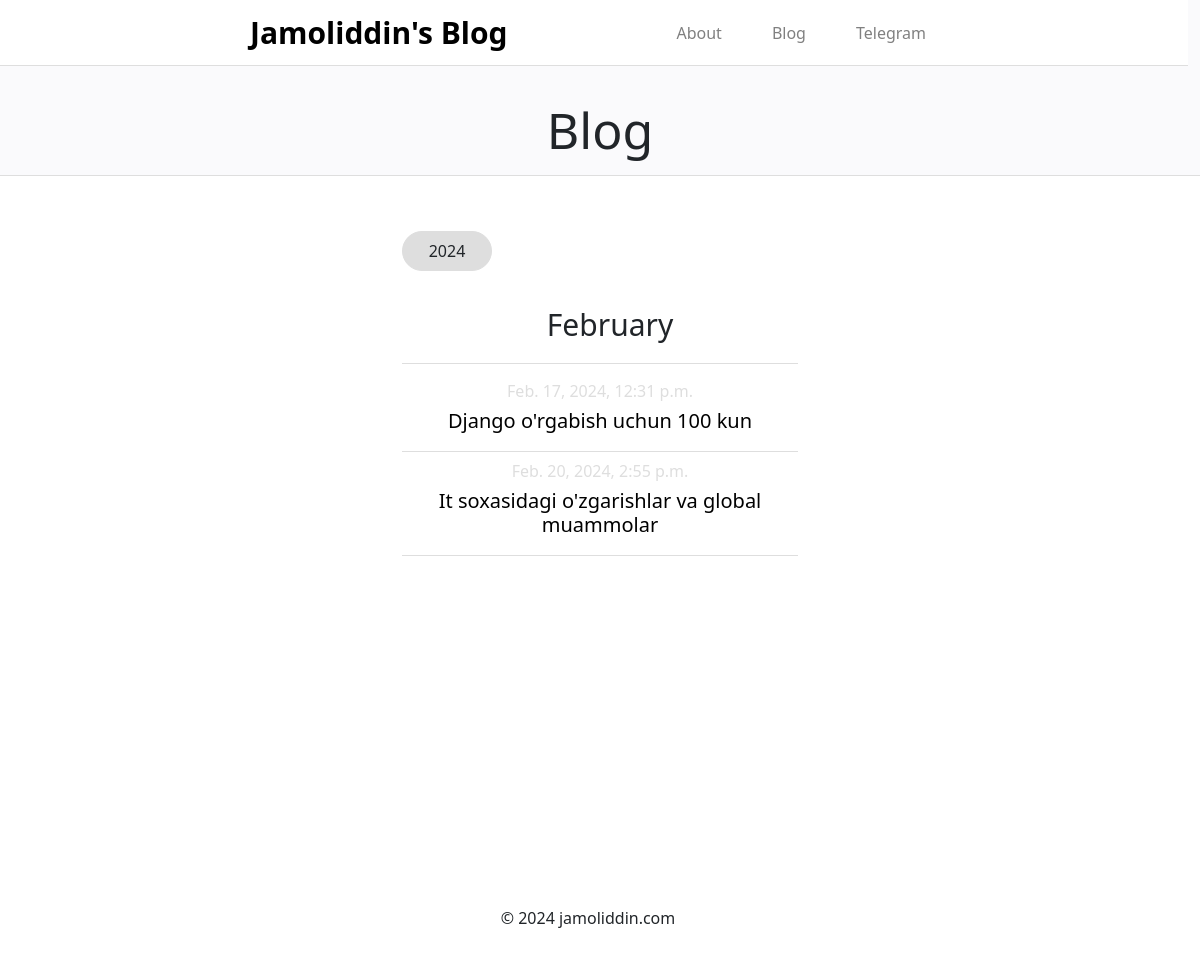
/blog/, run on an earlier commit of the app's database.
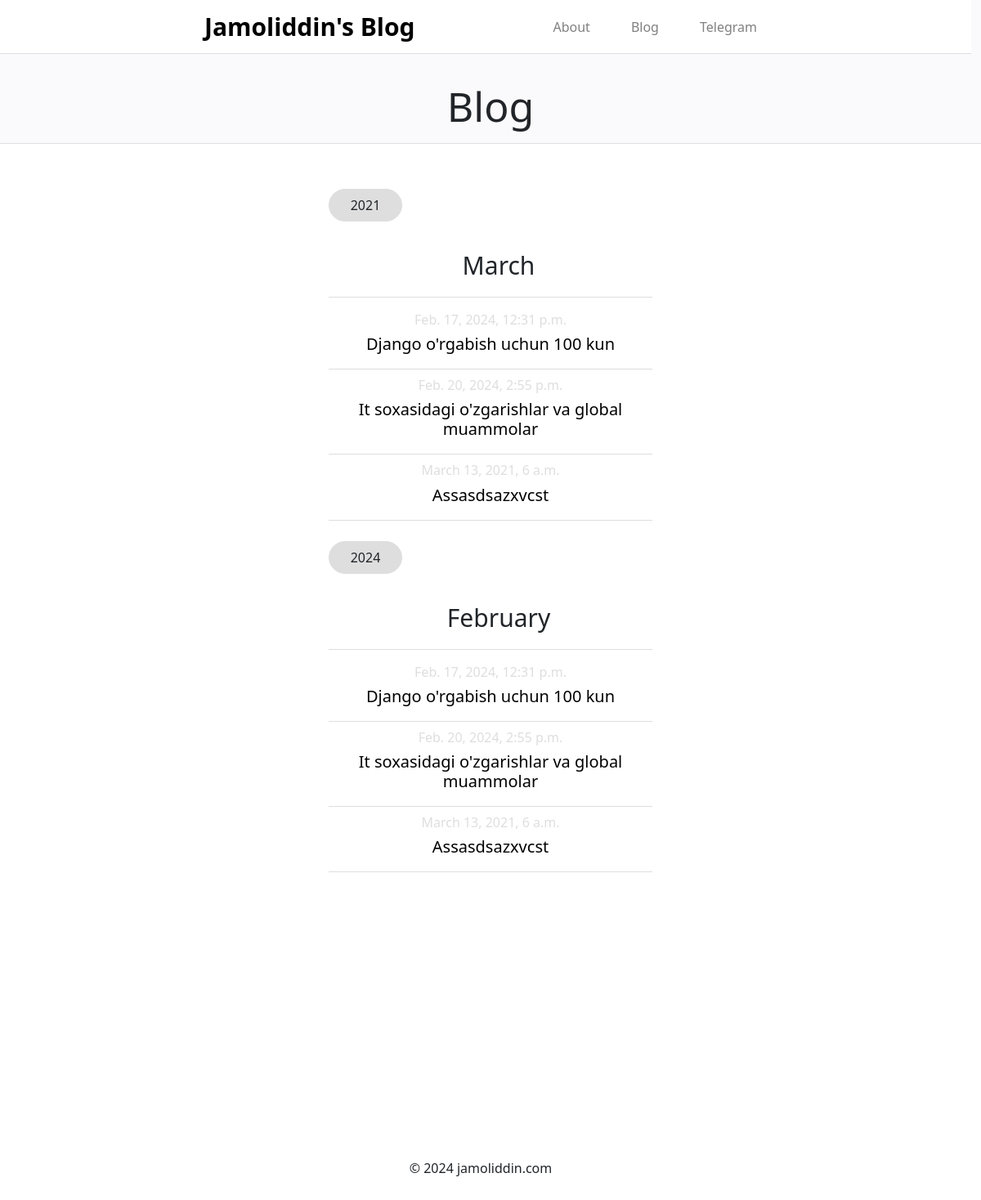
And on a later commit of the database.
### mainApp/models.py (models this page shows, shortened)
class Article(models.Model):
    title = models.CharField(max_length=250)
    date = models.DateTimeField()

### mainApp/views.py (the view)
# urls.py: path('blog/', Blog.as_view(), name='blog'),
class Blog(View):
    def get(self, request):
        months_dict = {'01': 'January', '02': 'February', '03': 'March', '04': 'April', '05': 'May', '06': 'June',
                  '07': 'July', '08': 'August', '09': 'September', '10': 'October', '11': 'November', '12': 'December'}
        years=[]
        months=[]
        articles=Article.objects.all()
        for article in articles:
            years.append(str(article.date)[:4])
            months.append(str(article.date)[:4] + months_dict[str(article.date)[5:7]])
        years=set(years)
        months=set(months)
        context={
            'years': years,
            'months': months,
            'articles': articles,
            'titles': Article.objects.all()
        }
        return render(request, 'blog.html', context)

### templates/blog.html (shortened to what this page needs)
<!DOCTYPE html>
<html lang="uz">
<head>
    <link rel="stylesheet" href="/static/bootstrap-5.0.2-dist/css/bootstrap.css">
    <link rel="stylesheet" href="/static/css/blog.css">
</head>
<body>
<div class="container-fluid">
    <div class="row navbar  "
         style=" position:fixed;   background-color: white; left:0px; padding:10px 250px; width:100%;">
        <div class="col-12 col-md-6 col-sm-6 navbar-icon"><a href="/">Jamoliddin's Blog</a></div>
        <div class="col-12 col-md-6 col-sm-6 navbar-link">
            <div><a href="/about/">About</a></div>
            <div><a href="/blog/">Blog</a></div>
            <div><a href="https://t.me/+R98WgdAnEww1ZTFi">Telegram</a></div>
        </div>
    </div>
    <div style="padding-top:100px" class="row blog">
        <div class="col-12">
            <h1>Blog</h1>
        </div>
    </div>
    <div class="row main" style="text-align: center;">
        <div class="col-12 col-md-6 col-sm-6 main-card1"
        style="width: 80%; height: auto; margin:0px auto; padding:0px 250px;  ">
                {%for year in years%}
                <p>{{year}}</p>
                {%for month in months%}
                {% if year in month%}
                <h3>{{month|slice:"4:"}}</h3>
                {%for title in titles%}
                <div class="main-card1-link">
                    <a href="/{{title.title}}/maqola/"><h6>{{title.date}}</h6> <h5>{{title.title}}</h5></a>
                </div>
                {%endfor%}
                {%endif%}
                {%endfor%}
                {%endfor%}
            </div>
</div>
<div class="row footer" style="text-align: center;">
    <p style="width: 80%; height: auto; margin:100px auto; padding:0px 250px;">© 2024 jamoliddin.com</p>
</div>
</div>
</body>
</html>

What changed in the data, as far as the page shows it:
now on one of the page's lists (row unchanged): Article: date "Feb. 17, 2024, 12:31 p.m.", title "Django o'rgabish uchun 100 kun"
now on one of the page's lists (row unchanged): Article: date "Feb. 20, 2024, 2:55 p.m.", title "It soxasidagi o'zgarishlar va global muammolar"
added Article: date "March 13, 2021, 6 a.m.", title "Assasdsazxvcst"
Also different on the page:
new list line: "2021 March"
